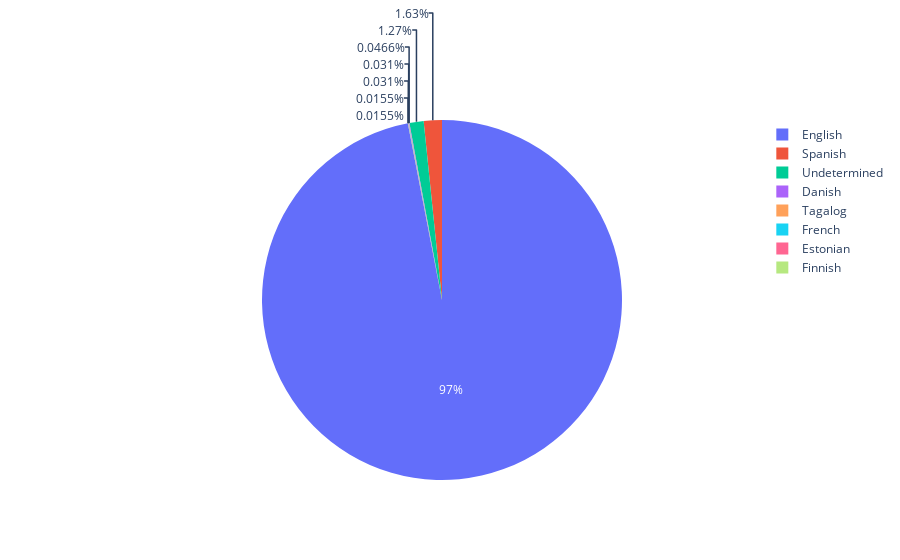

Write notebook code for a chart like this one.
### Code cell
import plotly.express as px

df = tweets['lang'].value_counts()
fig = px.pie(df, values = 'lang', names=['English', 'Spanish', 'Undetermined', 'Danish', 'Tagalog', 'French', 'Estonian', 'Finnish'])
fig.show()

### Figure 1 — Plotly figure (JSON) as saved in the notebook; plotly's stock layout.template omitted (floating-point values rounded to 4 significant figures)
{"data": [{"domain": {"x": [0, 1], "y": [0, 1]}, "hovertemplate": "label=%{label}<br>lang=%{value}<extra></extra>", "labels": ["English", "Spanish", "Undetermined", "Danish", "Tagalog", "French", "Estonian", "Finnish"], "legendgroup": "", "name": "", "showlegend": true, "type": "pie", "values": [6248, 105, 82, 3, 2, 2, 1, 1]}], "layout": {"legend": {"tracegroupgap": 0}, "margin": {"t": 60}}}
